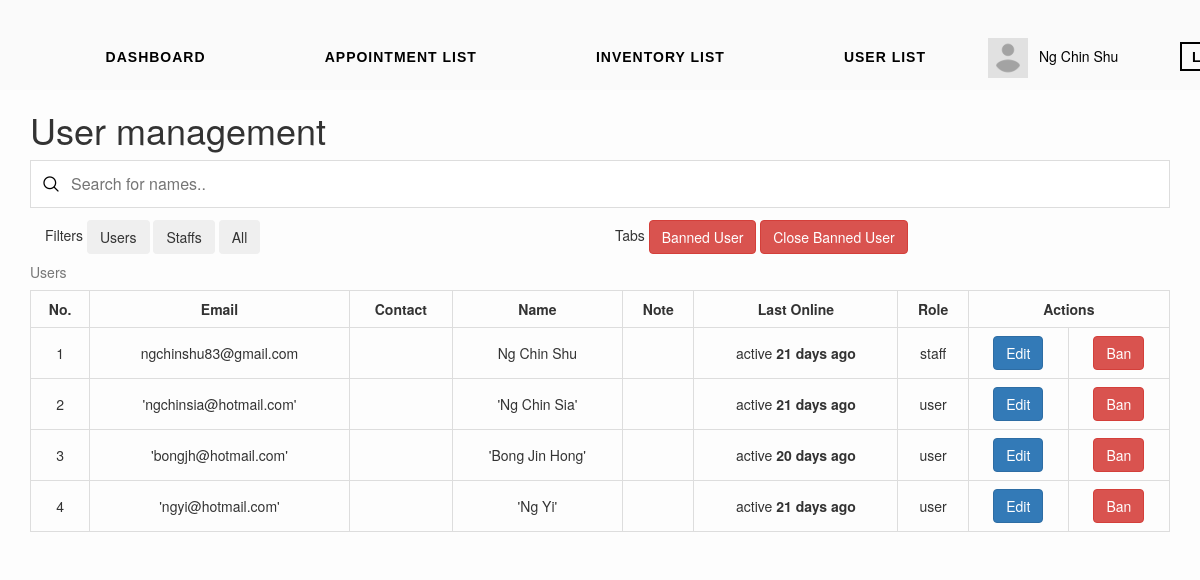
Screenshot of /staff/user.php (signed in) with the database file from the repository.
### tables this page shows
CREATE TABLE `users` (
  `image_path` varchar(100) DEFAULT NULL,
  `userId` int(11) NOT NULL,
  `email` varchar(100) NOT NULL,
  `contact` varchar(100) NOT NULL,
  `password` varchar(100) DEFAULT NULL,
  `name` varchar(150) NOT NULL,
  `role` varchar(20) NOT NULL,
  `note` varchar(200) DEFAULT NULL,
  `lastSignIn` date DEFAULT NULL,
  `forgotPasswordId` varchar(32) DEFAULT NULL,
  `banned` varchar(10) DEFAULT NULL,
  `bannedDate` date DEFAULT NULL,
  `bannedReason` varchar(255) DEFAULT NULL,
  `bannedDuration` int(10) DEFAULT NULL
);

### staff/user.php (the view, shortened to what this page needs)
<?php include "../db_connect.php"; ?>
<!DOCTYPE html>
<html lang="en">
  <head>
    <link rel="stylesheet" type="text/css" href="../font/flaticon.css"/>
    <link rel="stylesheet" href="https://maxcdn.bootstrapcdn.com/bootstrap/3.4.0/css/bootstrap.min.css">
    <link rel="stylesheet" href="https://cdnjs.cloudflare.com/ajax/libs/font-awesome/4.7.0/css/font-awesome.min.css">
    <link rel="stylesheet" type="text/css" href="../style.css">
  </head>
  <body>
      <?php include "../navigationBar.php" ?>
    <div class="container">
      <h1>User management</h1>
      <input type="text" id="userInput" onkeyup="searchUser()" placeholder="Search for names..">
      <div class="col-lg-6 col-xs-6">Filters <button type="button" onclick="filterUsers()" class="btn btn-light">Users</button> <button type="button" onclick="filterStaffs()" class="btn btn-light">Staffs</button> <button type="button" onclick="filterAll()" class="btn btn-light">All</button></div>
        <div class="col-lg-6 col-xs-6"> Tabs <button type="button" onclick="showBannedUser()" class="btn btn-danger">Banned User</button> <button type="button" onclick="hideBannedUser()" class="btn btn-danger">Close Banned User</button></div>
      <tbody>
        <table class="table table-bordered ttb" id="userTable">
          <caption>Users</caption>
          <tr>
            <th>No.
            </th>
            <th>Email
            </th>
            <th>Contact
            </th>
            <th>Name
            </th>
            <th>Note
            </th>
            <th>Last Online
            </th>
            <th>Role
            </th>
            <th colspan="2">Actions
            </th>
          </tr>
          <?php
            $query = "SELECT * FROM users WHERE banned IS NULL";
            $data = $conn->query($query);
            $data->execute();
            $userNo = 0;
            foreach($data as $row)
            {
              $lastSignIn = $row['lastSignIn'];
              $today = date("Y-m-d");
              $dateToday = strtotime("$today");
              $dateLastSignIn = strtotime("$lastSignIn");
              $days = ($dateToday - $dateLastSignIn)/60/60/24;
              if($days > 1){
                $show = $days . " days ago";
              }
              $userNo ++;
              $id = $row['userId'];
              echo "<tr><td>" . $userNo . "</td><td>" . $row['email'] . "</td><td>" . $row['contact'] . "</td><td>" . $row['name'] . "</td><td>" . $row ['note'] . "</td><td>" . "active <b>" . $show . "</b>" . "</td><td>" . $row['role'] . "</td><td><form method='post' onsubmit='return confirm(\"Are you sure you want to perform this action?\");'>" . "<button type='submit' class='btn btn-primary' name='idEdit' onclick='openUserEdit()' value ='$id'>Edit</button></form></td><td><form method='post' onsubmit='return confirm(\"Ban this user?\");'><button type='submit' class='btn btn-danger' name='idBan' value ='$id'>Ban</button></form></td>" . "</tr>";
            }
            ?>
        </table>
      </tbody>
    </div>
  </body>
</html>

### navigationBar.php
<?php echo "<section id='navigation-bar'>
            <div class='appointment-container'>
                <nav id='sticky-nav'>
                    <ul>"
?>
<?php
    if ( isset($_SESSION["id"]) && $_SESSION["role"] == "staff") {
        echo "<li><p><a href='dashboard.php'>DASHBOARD</a></p></li>
        <li><p><a href='appointment.php'>APPOINTMENT LIST</a></p></li>
        <li><p><a href='inventory.php'>INVENTORY LIST</a></p></li>
        <li><p><a href='user.php'>USER LIST</a></p></li>";
    } else {
        echo "<li><p><a href='index.php'>HOME</a></p></li>
        <li><p><a href='appointment.php'>APPOINTMENT</a></p></li>
        <li><p><a href='inventory.php'>PRODUCT</a></p></li>";
    }
?>
<?php
    if (isset($_SESSION["id"]) && !empty($_SESSION["id"]) || isset($_SESSION["access_token"])) {
        $query = "SELECT * FROM `users` WHERE `userId`=:id";
        $data = $conn->prepare($query);
        $data->bindValue(":id", $_SESSION["id"]);
        $data->execute();
        $currentUser = $data->fetch(PDO::FETCH_ASSOC);
        $id = $_SESSION["id"];
        if ($currentUser["image_path"] != NULL) {
            $image_path = $currentUser['image_path'];
            if ($currentUser["role"] == "staff") {
                echo "<a style='color:black;text-decoration:none;' href='../profile.php?id=$id'><span id='profile_image'><img style='height:auto; max-height:40px; margin-right:1%;' src='../'.'$image_path'/></span>";
            } else {
                echo "<a style='color:black;text-decoration:none;' href='profile.php?id=$id'><span id='profile_image'><img style='height:auto; max-height:40px; margin-right:1%;' src='$image_path'/></span>";
            }
        } else {
            if ($currentUser["role"] == "staff") {
                echo "<a style='color:black;text-decoration:none;' href='../profile.php?id=$id'><span id='profile_image'><img id='profile_image_placeholder' style='height:auto; max-height:40px; margin-right:1%;' src='../images/profile-placeholder.png'/></span>";
            } else {
                echo "<a style='color:black;text-decoration:none;' href='profile.php?id=$id'><span id='profile_image'><img id='profile_image_placeholder' style='height:auto; max-height:40px; margin-right:1%;' src='images/profile-placeholder.png'/></span>";
            }
        }
        echo '<span>'.$_SESSION["name"].'</span></a>';
    }
?>
<?php
    if (isset($_SESSION["access_token"])) {
        if ($_SESSION["role"] == "staff") {
            echo '<li id="logout-button"><p id="logout-nav-btn"><a href="logout.php">LOG OUT</a></p></li>';
        } else {
            echo '<li id="logout-button"><p id="logout-nav-btn"><a href="../logout.php">LOG OUT</a></p></li>';
        }
    } else {
        if (!isset($_SESSION["id"]) && empty($_SESSION["id"])) {
            echo '<li id="login-button" ><p id="login-nav-btn"><a href="login.php">LOG IN</a></p></li>';
        } else {
            if ($_SESSION["role"] == "staff") {
                echo '<li id="logout-button"><p id="logout-nav-btn"><a href="logout.php">LOG OUT</a></p></li>';
            } else {
                echo '<li id="logout-button"><p id="logout-nav-btn"><a href="../logout.php">LOG OUT</a></p></li>';
            }
        }
    }
?>
<?php
    echo "</ul>
            </nav>
        </div>
    </section>"
?>

### style.css (style rules this page uses)
html { scroll-behavior: smooth; }
html, body { margin: 0; padding: 0; }
body { background-color: #fdfdfd; }
ul { padding-left: 4%; }
.appointment-container nav ul li { display: inline-block; padding: 0 5% 0 5%; }
.appointment-container nav ul li p { margin-top:30%; }
.appointment-container nav ul li a { text-decoration: none; font-family: 'Oswald', sans-serif; font-weight:bold; letter-spacing: 1px; color:black; }
ul { white-space: nowrap; }
nav { height:10vh; min-height:90px; text-align: center; position:relative; z-index: 1; background-color:#FAFAFA; position:sticky; }
.appointment-container { overflow-x:hidden; }
#booknav-btn, #login-nav-btn, #logout-nav-btn { border-width: 2px; border-color:black; border-style: solid; padding:2px 10px 2px 10px; }
.ttb, .ttb th { text-align:center; }
.ttb > tbody > tr > td { vertical-align: middle; }
#userInput { background-image: url('images/magnifying-glass.png'); background-position: 12px 15px; background-repeat: no-repeat; width: 100%; font-size: 16px; padding: 12px 20px 12px 40px; border: 1px solid #ddd; margin-bottom: 12px; }

### rows the page displays
users: email "ngchinshu83@gmail.com", name "Ng Chin Shu", lastSignIn "21 days ago", role "staff"
users: email "'ngchinsia@hotmail.com'", name "'Ng Chin Sia'", lastSignIn "21 days ago", role "user"
users: email "'bongjh@hotmail.com'", name "'Bong Jin Hong'", lastSignIn "20 days ago", role "user"
users: email "'ngyi@hotmail.com'", name "'Ng Yi'", lastSignIn "21 days ago", role "user"

### other values shown
$_SESSION["name"] "Ng Chin Shu"
